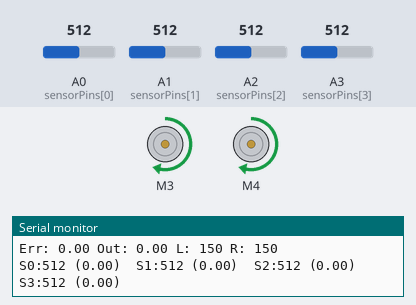
The sketch below on a simulated Arduino Uno, built with avr-gcc and run on an emulated ATmega328P. Shown: 2 × DC motor (green arrow = forward, orange = backward, longer = faster), the last lines printed to the serial monitor. The inputs (shaded band) are chosen by the test bench; at power-on: A1 (sensorPins[1]) = 512, A0 (sensorPins[0]) = 512, A2 (sensorPins[2]) = 512, A3 (sensorPins[3]) = 512.

Above: at 1.2 s.
1.3 s: A1 (sensorPins[1]) set to 477
At 1.7 s:
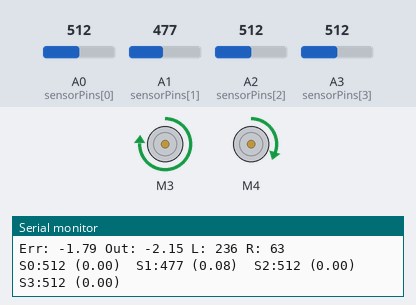
2.9 s: A0 (sensorPins[0]) set to 306
At 4.1 s:
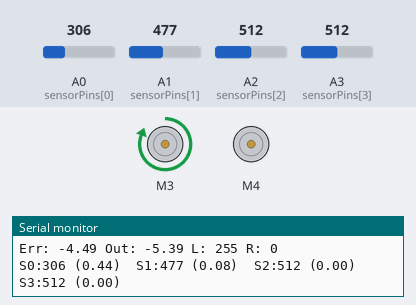
4.5 s: A2 (sensorPins[2]) set to 306
At 5.8 s:
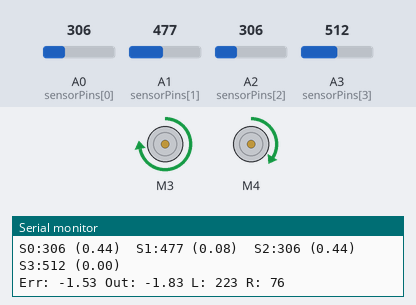
6.1 s: A3 (sensorPins[3]) set to 306
At 6.8 s:
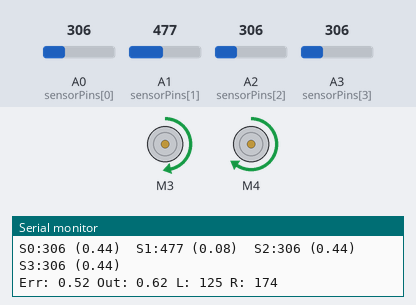
7.7 s: A3 (sensorPins[3]) set to 30
At 8.4 s:
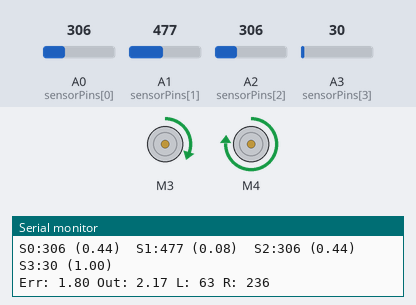
9.3 s: A1 (sensorPins[1]) set to 306
At 10.2 s:
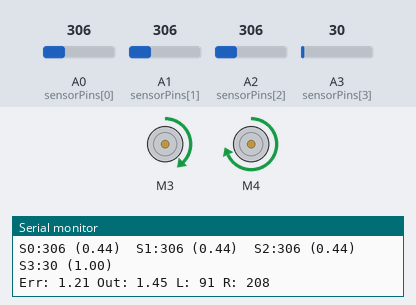
Timing chart, 0 to 11.9 s (numbered marks = the images above; inputs shaded):
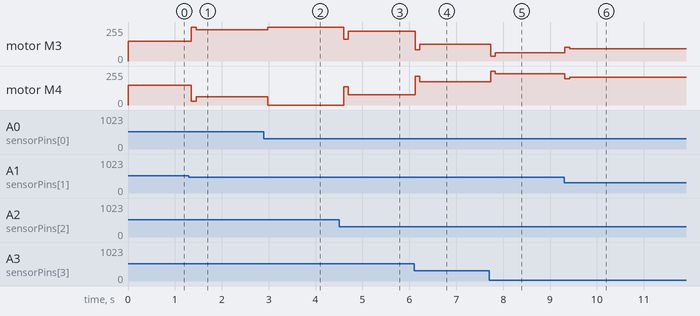

The sketch:

pid.ino
```cpp
#include <Wire.h>
#include <Adafruit_MotorShield.h>
#include "utility/Adafruit_MS_PWMServoDriver.h"

// Motor Setup (Adafruit Motor Shield)
Adafruit_MotorShield AFMS = Adafruit_MotorShield();
Adafruit_DCMotor *myMotor3 = AFMS.getMotor(3);  // left motor (M3)
Adafruit_DCMotor *myMotor4 = AFMS.getMotor(4);  // right motor (M4)

const int baseSpeed = 150;  // base speed (0–255)

// Sensor Setup
const int sensorPins[4] = {A0, A1, A2, A3};  // IR sensor colors:
int sensorValues[4];

// PID Setup
float Kp = 1.2; // correction is based on "off-path-ness"
float Ki = 0.0; // correction for long term errors
float Kd = 0.5; // correction based on how fast error is changing

float error = 0, previousError = 0, integral = 0;

// calibration
const int tapeValue = 42;     // lightest surface tape
const int carpetValue = 513;  // darkest surface carpet

// ADJUST for sensor internal distance
float weights[4] = {-5.0, -2.0, 2.0, 5.0};

void setup() {
  Serial.begin(9600);
  AFMS.begin();

  myMotor3->setSpeed(baseSpeed);
  myMotor4->setSpeed(baseSpeed);
  myMotor3->run(FORWARD);
  myMotor4->run(FORWARD);

  Serial.println("Line Follower Started (Adafruit Shield)");
}

void loop() {
  // initializes variables
  float weightedSum = 0;
  float total = 0;

  // read sensors & normalize
  for (int i = 0; i < 4; i++) {
    int raw = analogRead(sensorPins[i]);
    sensorValues[i] = raw;

    // converst raw readings for values between 0 and 1
    float norm = (float)(raw - tapeValue) / (carpetValue - tapeValue);
    norm = constrain(norm, 0.0, 1.0);
    float detect = 1.0 - norm;  // darker = higher detect value

    weightedSum += detect * weights[i];
    total += detect;

    // prints raw and normalized values for each sensor
    Serial.print("S"); Serial.print(i);
    Serial.print(":"); Serial.print(raw);
    Serial.print(" ("); Serial.print(detect, 2); Serial.print(")  ");
  }
  Serial.println();

  // compute error
  if (total > 0.05)
    error = weightedSum / total;
  else
    error = 0;  // no line detection

  // PID control
  integral += error;
  integral = constrain(integral, -100, 100);
  float derivative = error - previousError;
  float output = Kp * error + Ki * integral + Kd * derivative;
  previousError = error;

  // convert PID output to motor speeds
  int leftSpeed  = baseSpeed - output * 40;
  int rightSpeed = baseSpeed + output * 40;

  leftSpeed  = constrain(leftSpeed, 0, 255);
  rightSpeed = constrain(rightSpeed, 0, 255);

  // apply speeds using Adafruit Motor Shield
  myMotor3->setSpeed(leftSpeed);
  myMotor4->setSpeed(rightSpeed);
  myMotor3->run(FORWARD);
  myMotor4->run(FORWARD);

  // debug output
  Serial.print("Err: "); Serial.print(error, 2);
  Serial.print(" Out: "); Serial.print(output, 2);
  Serial.print(" L: "); Serial.print(leftSpeed);
  Serial.print(" R: "); Serial.println(rightSpeed);

  delay(50);
}
```

Measured:
- the behaviour switches between 493 and 492 on A1 (sensorPins[1]) (found by bisection; images 0 and 1)
- after the input at 1.3 s, motor M3: forward 150/255 → forward 255/255 after 0.05 s, → forward 236/255 0.10 s later; motor M4: forward 150/255 → forward 27/255 after 0.05 s, → forward 63/255 0.10 s later
- after the input at 2.9 s, motor M3: forward 236/255 → forward 255/255 after 0.08 s; motor M4: forward 63/255 → stopped after 0.08 s
- after the input at 4.5 s, motor M3: forward 255/255 → forward 163/255 after 0.10 s, → forward 223/255 0.10 s later; motor M4: stopped → forward 136/255 after 0.10 s, → forward 76/255 0.10 s later
- after the input at 6.1 s, motor M3: forward 223/255 → forward 84/255 at once, → forward 125/255 0.10 s later; motor M4: forward 76/255 → forward 215/255 at once, → forward 174/255 0.10 s later
- after the input at 7.7 s, motor M3: forward 125/255 → forward 37/255 at once, → forward 63/255 0.10 s later; motor M4: forward 174/255 → forward 255/255 at once, → forward 236/255 0.10 s later
- after the input at 9.3 s, motor M3: forward 63/255 → forward 103/255 at once, → forward 91/255 0.10 s later; motor M4: forward 236/255 → forward 196/255 at once, → forward 208/255 0.10 s later
